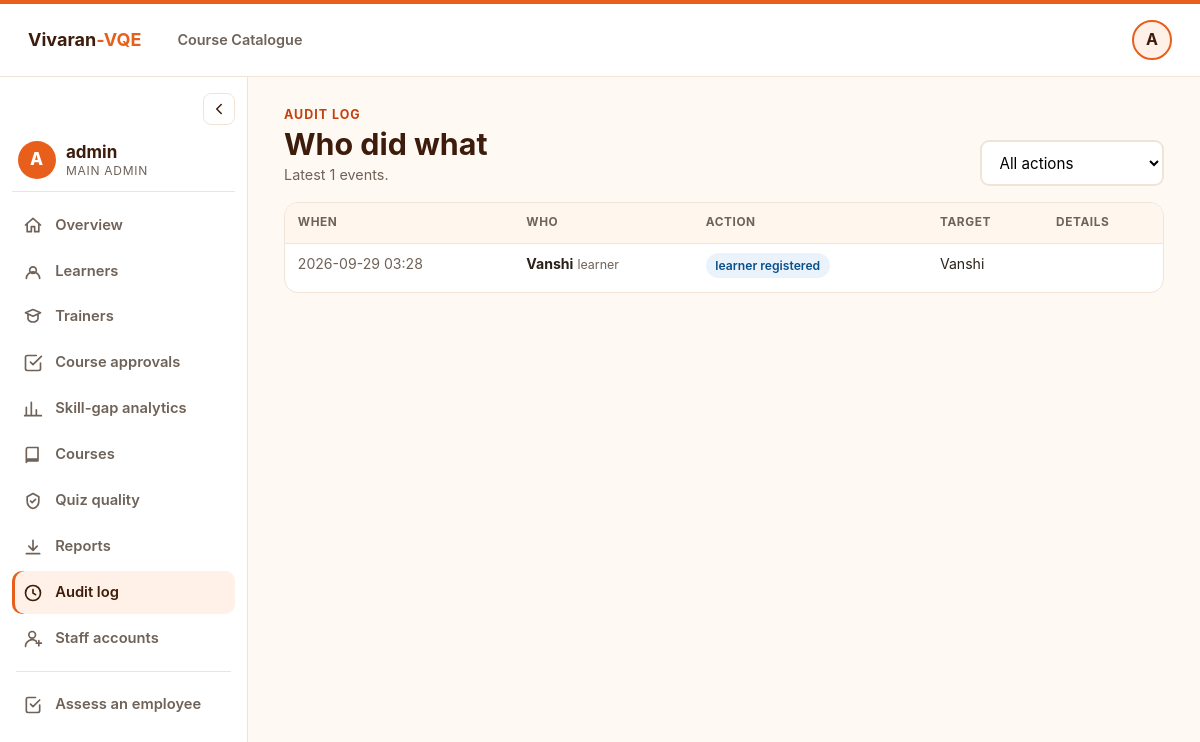
/admin/audit (signed in), run on the app's committed database.
### tables this page shows
CREATE TABLE users (
                id INTEGER PRIMARY KEY AUTOINCREMENT,
                username TEXT NOT NULL UNIQUE,
                password_hash TEXT NOT NULL,
                created_at TEXT NOT NULL
            , email TEXT, role TEXT NOT NULL DEFAULT 'learner', active INTEGER NOT NULL DEFAULT 1, must_change_password INTEGER NOT NULL DEFAULT 0, is_primary INTEGER NOT NULL DEFAULT 0);

CREATE TABLE audit_log (
                id INTEGER PRIMARY KEY AUTOINCREMENT,
                actor_id INTEGER REFERENCES users(id),
                action TEXT NOT NULL,
                target TEXT,
                detail TEXT,
                created_at TEXT NOT NULL
            );

### app.py (the view)
@app.route("/admin/audit")
@role_required("admin")
def admin_audit():
    action = request.args.get("action") or None
    return render_template("admin_audit.html", rows=db.list_audit(limit=500, action=action),
                           actions=db.audit_actions(), action=action or "", **_admin_ctx("audit"))

### app.py (called while the page is built)
@app.context_processor
def inject_user() -> dict:
    ctx = {
        "current_user": session.get("username", ""),
        "current_role": session.get("role", ""),
        "home_url": _home_url(session.get("role", "")) if "user_id" in session else "/",
    }
    if session.get("role") == "learner" and "user_id" in session:
        ctx["lnav"] = _learner_nav(int(session["user_id"]))
    return ctx

def _home_url(role: str) -> str:
    return {
        "admin": url_for("admin_dashboard"),
        "trainer": url_for("trainer_dashboard"),
    }.get(role, url_for("learner_dashboard"))

def role_required(*allowed: str):
    def decorator(view):
        @wraps(view)
        @login_required
        def wrapped(*args, **kwargs):
            if session.get("role") not in allowed:
                if _wants_json():
                    return jsonify({"ok": False, "error": "You do not have access to this."}), 403
                return render_template("forbidden.html"), 403
            return view(*args, **kwargs)
        return wrapped
    return decorator

def _require_user() -> int:
    return int(session.get("user_id", 0))

def _admin_ctx(active: str) -> dict:
    me = db.get_user_by_id(_require_user())
    pending = db.list_trainer_courses(status="pending")
    return {"me": me, "active": active, "skill_name": courses.skill_name,
            "pending_courses_n": len(pending),
            "needs_admin_n": sum(1 for r in pending if _needs_admin(r)),
            "threshold": settings.PASS_THRESHOLD,
            "message": request.args.get("msg"), "error": request.args.get("err")}

### db.py (called while the page is built)
def connect() -> sqlite3.Connection:
    conn = sqlite3.connect(DB_PATH)
    conn.row_factory = sqlite3.Row
    conn.execute("PRAGMA foreign_keys = ON")
    return conn

def get_user_by_id(user_id: int) -> dict | None:
    with closing(connect()) as conn:
        row = conn.execute("SELECT * FROM users WHERE id = ?", (user_id,)).fetchone()
    return dict(row) if row else None

def audit_actions() -> list[str]:
    with closing(connect()) as conn:
        return [r[0] for r in conn.execute("SELECT DISTINCT action FROM audit_log ORDER BY action")]

### templates/admin_audit.html (shortened to what this page needs)
{% extends 'admin_base.html' %}
{% block acontent %}
<div class="page-head"><div><div class="eyebrow">Audit log</div><h1>Who did what</h1>
  <p class="subtle" style="font-size:.9rem;">Latest {{ rows|length }} events.</p></div>
  <form method="get"><select name="action" onchange="this.form.submit()" aria-label="Filter by action">
    <option value="">All actions</option>{% for a in actions %}<option value="{{ a }}" {{ 'selected' if a == action }}>{{ a|replace('_', ' ')|capitalize }}</option>{% endfor %}
  </select></form>
</div>
<div class="table-wrap">
  <table class="data">
    <thead><tr><th>When</th><th>Who</th><th>Action</th><th>Target</th><th>Details</th></tr></thead>
    <tbody>{% for r in rows %}
      <tr><td class="subtle" style="white-space:nowrap;">{{ r.created_at[:16]|replace('T', ' ') }}</td>
        <td><b>{{ r.actor or '—' }}</b>{% if r.actor_role %} <span class="subtle" style="font-size:.78rem;">{{ r.actor_role }}</span>{% endif %}</td>
        <td><span class="chip">{{ r.action|replace('_', ' ') }}</span></td><td>{{ r.target or '' }}</td><td class="subtle">{{ r.detail or '' }}</td></tr>
    {% else %}<tr><td colspan="5" class="muted-empty">No events yet.</td></tr>{% endfor %}</tbody>
  </table>
</div>
{% endblock %}

### templates/admin_base.html (shortened to what this page needs)
{% extends 'base.html' %}
{% block main %}
<div class="t-shell" id="tShell">
  <aside class="t-sidebar" aria-label="Admin navigation">
    <button type="button" class="t-toggle" id="tToggle" aria-label="Collapse or expand sidebar" title="Collapse / expand">
      <svg viewBox="0 0 24 24" width="18" height="18" fill="none" stroke="currentColor" stroke-width="2" stroke-linecap="round" stroke-linejoin="round"><path d="M15 6l-6 6 6 6"/></svg>
    </button>
    <div class="t-who">
      <div class="t-avatar">{{ me.username[0]|upper }}</div>
      <div class="t-label"><b>{{ me.username }}</b><span>{{ 'Main admin' if me.is_primary else 'Admin' }}</span></div>
    </div>
    <nav class="t-nav">
      {% for key, href, label, icon in nav %}
      <a href="{{ href }}" class="{{ 'active' if active == key }}" title="{{ label }}">
        <svg viewBox="0 0 24 24" width="20" height="20" fill="none" stroke="currentColor" stroke-width="2" stroke-linecap="round" stroke-linejoin="round"><path d="{{ icon }}"/></svg>
        <span class="t-label">{{ label }}</span>
      </a>
      {% endfor %}
      <div class="t-sep"></div>
      <a href="{{ url_for('recommendation') }}" title="Assess an employee (original System 1 form)">
        <svg viewBox="0 0 24 24" width="20" height="20" fill="none" stroke="currentColor" stroke-width="2" stroke-linecap="round" stroke-linejoin="round"><path d="M9 11l3 3 8-8M20 12v7a2 2 0 01-2 2H6a2 2 0 01-2-2V5a2 2 0 012-2h9"/></svg>
        <span class="t-label">Assess an employee</span>
      </a>
    </nav>
  </aside>
  <main class="t-main">
    {% block acontent %}{% endblock %}
  </main>
</div>
{% endblock %}

### static/css/style.css (style rules this page uses)
:root { --ground: #FFF9F4; --ink: #2B2118; --ink-dim: #6F6258; --border: #F0E4D9; --card: #FFFFFF; --brand: #E85F1C; --brand-deep: #3D1C0B; --accent: #E85F1C; --accent-hover: #CF4F10; --link: #C2410C; --success: #15803D; --warning: #B45309; --danger: #C0392B; --red-50: #FDECEC; --blue-50: #FFF1E7; --blue: #1573C9; --blue-tint: #EAF3FC; --radius: 14px; }
* { margin: 0; padding: 0; box-sizing: border-box; }
body { background: var(--ground); color: var(--ink); font: 400 17px/1.6 -apple-system, BlinkMacSystemFont, "Segoe UI", Roboto, sans-serif; -webkit-font-smoothing: antialiased; min-height: 100vh; }
a { color: var(--link); text-decoration: none; }
.subtle { color: var(--ink-dim); }
input, select, textarea { width: 100%; padding: .65rem .85rem; border: 2px solid var(--border); border-radius: 9px; font-size: .95rem; font-family: inherit; background: #fff; }
.page-head { display: flex; justify-content: space-between; align-items: flex-end; gap: 1rem; flex-wrap: wrap; margin: 1.75rem 0 1rem; }
.page-head h1 { font-size: 1.9rem; color: var(--brand-deep); line-height: 1.25; }
.eyebrow { font-size: .78rem; font-weight: 700; text-transform: uppercase; letter-spacing: .08em; color: var(--link); }
.table-wrap { overflow-x: auto; border: 1px solid var(--border); border-radius: var(--radius); background: #fff; }
table.data { width: 100%; border-collapse: collapse; font-size: .88rem; }
table.data th { text-align: left; font-size: .74rem; text-transform: uppercase; letter-spacing: .05em; color: var(--ink-dim); background: #FFF6EE; padding: .65rem .8rem; border-bottom: 1px solid var(--border); white-space: nowrap; }
table.data td { padding: .6rem .8rem; border-bottom: 1px solid var(--border); vertical-align: top; }
table.data tr:last-child td { border-bottom: none; }
.t-shell { display: grid; grid-template-columns: 248px 1fr; min-height: calc(100vh - 73px); transition: grid-template-columns .2s ease; }
.t-sidebar { background: #fff; border-right: 1px solid var(--border); padding: 1rem .75rem; position: sticky; top: 73px; height: calc(100vh - 73px); overflow-y: auto; display: flex; flex-direction: column; gap: .75rem; }
.t-toggle { align-self: flex-end; width: 32px; height: 32px; border-radius: 8px; border: 1px solid var(--border); background: #fff; color: var(--brand-deep); cursor: pointer; display: flex; align-items: center; justify-content: center; transition: transform .2s; }
.t-who { display: flex; align-items: center; gap: .65rem; padding: .25rem .35rem .75rem; border-bottom: 1px solid var(--border); }
.t-avatar { width: 38px; height: 38px; flex: none; border-radius: 50%; background: var(--brand-deep); color: #fff; font-weight: 800; display: flex; align-items: center; justify-content: center; }
.t-who .t-label { display: flex; flex-direction: column; line-height: 1.25; min-width: 0; }
.t-who .t-label b { color: var(--brand-deep); overflow: hidden; text-overflow: ellipsis; white-space: nowrap; }
.t-who .t-label span { font-size: .75rem; color: var(--ink-dim); text-transform: uppercase; letter-spacing: .06em; }
.t-nav { display: flex; flex-direction: column; gap: .2rem; }
.t-nav a { display: flex; align-items: center; gap: .75rem; padding: .6rem .7rem; border-radius: 10px; color: var(--ink-dim); font-weight: 600; font-size: .92rem; white-space: nowrap; }
.t-nav a svg { flex: none; }
.t-nav a.active { background: var(--blue-50); color: var(--brand-deep); box-shadow: inset 3px 0 0 var(--accent); }
.t-sep { height: 1px; background: var(--border); margin: .5rem .25rem; }
.t-main { padding: 0 2.25rem; min-width: 0; width: 100%; }
.chip { display: inline-block; font-size: .76rem; font-weight: 600; padding: .15rem .6rem; border-radius: 999px; background: var(--blue-tint); color: #0B4F8A; margin: 0 .3rem .3rem 0; }
.t-avatar { background: var(--accent); }
.t-nav a { position: relative; }

### data on the page
users: username "A", username "admin", is_primary "MAIN ADMIN"
audit_log: created_at "2026-09-29 03:28", username "Vanshi", actor_role "learner", action "learner registered", target "Vanshi"

### other printed values
{{ current_user[0]|upper }} "A"
{{ label }} "Overview" "Learners" "Trainers" "Course approvals" "Skill-gap analytics" "Courses" "Quiz quality" "Reports" "Audit log" "Staff accounts"
{{ rows|length }} "1"
